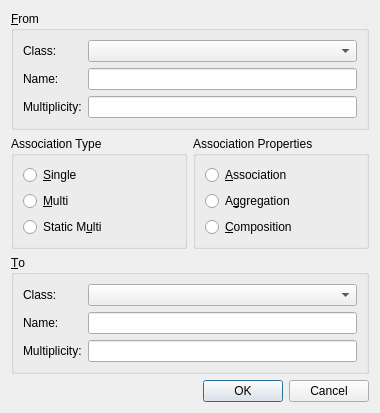
<?xml version="1.0" encoding="UTF-8"?>
<ui version="4.0">
 <class>RelationDiagramOnlyDialog</class>
 <widget class="QDialog" name="RelationDiagramOnlyDialog">
  <property name="geometry">
   <rect>
    <x>0</x>
    <y>0</y>
    <width>380</width>
    <height>340</height>
   </rect>
  </property>
  <property name="windowTitle">
   <string>Relation ClassDiagram Only</string>
  </property>
  <layout class="QVBoxLayout" name="mainLayout">
   <item>
    <widget class="QGroupBox" name="groupFrom">
     <property name="title">
      <string>&amp;From</string>
     </property>
     <layout class="QFormLayout" name="fromLayout">
      <item row="0" column="0">
       <widget class="QLabel" name="labelFromClass">
        <property name="text">
         <string>Class:</string>
        </property>
       </widget>
      </item>
      <item row="0" column="1">
       <widget class="QComboBox" name="comboFromClass"/>
      </item>
      <item row="1" column="0">
       <widget class="QLabel" name="labelFromName">
        <property name="text">
         <string>Name:</string>
        </property>
       </widget>
      </item>
      <item row="1" column="1">
       <widget class="QLineEdit" name="lineEditFromName">
        <property name="maxLength">
         <number>64</number>
        </property>
       </widget>
      </item>
      <item row="2" column="0">
       <widget class="QLabel" name="labelFromMultiplicity">
        <property name="text">
         <string>Multiplicity:</string>
        </property>
       </widget>
      </item>
      <item row="2" column="1">
       <widget class="QLineEdit" name="lineEditFromMultiplicity"/>
      </item>
     </layout>
    </widget>
   </item>
   <item>
    <layout class="QHBoxLayout" name="groupsRow">
     <item>
      <widget class="QGroupBox" name="groupType">
       <property name="title">
        <string>Association Type</string>
       </property>
       <layout class="QVBoxLayout" name="typeLayout">
        <item>
         <widget class="QRadioButton" name="radioSingle">
          <property name="text">
           <string>&amp;Single</string>
          </property>
         </widget>
        </item>
        <item>
         <widget class="QRadioButton" name="radioMulti">
          <property name="text">
           <string>&amp;Multi</string>
          </property>
         </widget>
        </item>
        <item>
         <widget class="QRadioButton" name="radioStaticMulti">
          <property name="text">
           <string>Static M&amp;ulti</string>
          </property>
         </widget>
        </item>
       </layout>
      </widget>
     </item>
     <item>
      <widget class="QGroupBox" name="groupProperties">
       <property name="title">
        <string>Association Properties</string>
       </property>
       <layout class="QVBoxLayout" name="propertiesLayout">
        <item>
         <widget class="QRadioButton" name="radioAssociation">
          <property name="text">
           <string>&amp;Association</string>
          </property>
         </widget>
        </item>
        <item>
         <widget class="QRadioButton" name="radioAggregation">
          <property name="text">
           <string>A&amp;ggregation</string>
          </property>
         </widget>
        </item>
        <item>
         <widget class="QRadioButton" name="radioComposition">
          <property name="text">
           <string>&amp;Composition</string>
          </property>
         </widget>
        </item>
       </layout>
      </widget>
     </item>
    </layout>
   </item>
   <item>
    <widget class="QGroupBox" name="groupTo">
     <property name="title">
      <string>&amp;To</string>
     </property>
     <layout class="QFormLayout" name="toLayout">
      <item row="0" column="0">
       <widget class="QLabel" name="labelToClass">
        <property name="text">
         <string>Class:</string>
        </property>
       </widget>
      </item>
      <item row="0" column="1">
       <widget class="QComboBox" name="comboToClass"/>
      </item>
      <item row="1" column="0">
       <widget class="QLabel" name="labelToName">
        <property name="text">
         <string>Name:</string>
        </property>
       </widget>
      </item>
      <item row="1" column="1">
       <widget class="QLineEdit" name="lineEditToName">
        <property name="maxLength">
         <number>64</number>
        </property>
       </widget>
      </item>
      <item row="2" column="0">
       <widget class="QLabel" name="labelToMultiplicity">
        <property name="text">
         <string>Multiplicity:</string>
        </property>
       </widget>
      </item>
      <item row="2" column="1">
       <widget class="QLineEdit" name="lineEditToMultiplicity"/>
      </item>
     </layout>
    </widget>
   </item>
   <item>
    <widget class="QDialogButtonBox" name="buttonBox">
     <property name="orientation">
      <enum>Qt::Orientation::Horizontal</enum>
     </property>
     <property name="standardButtons">
      <set>QDialogButtonBox::StandardButton::Cancel|QDialogButtonBox::StandardButton::Ok</set>
     </property>
    </widget>
   </item>
  </layout>
 </widget>
 <resources/>
 <connections/>
</ui>
